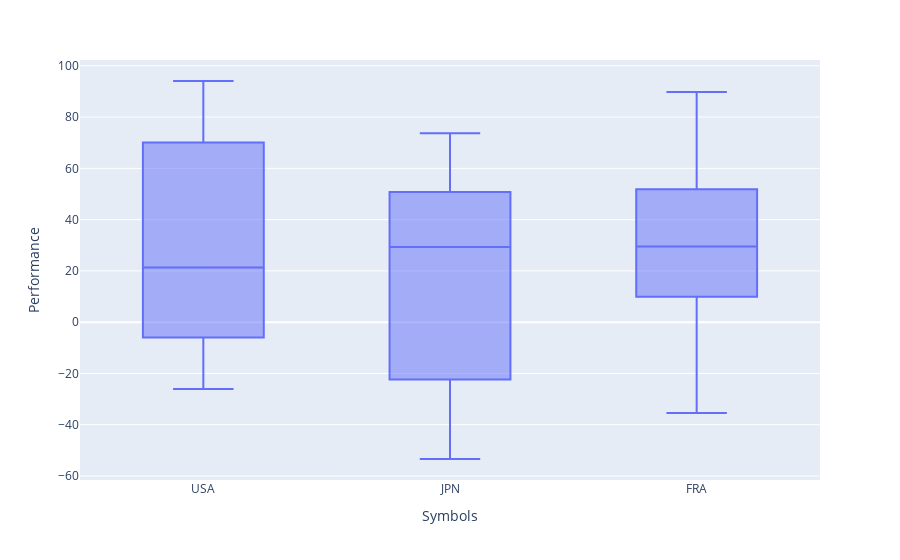

Notebook code cell kept with this figure:
### Code cell
fig= px.box(final, x="Symbols", y="Performance")
fig.write_html("Box.html")
fig.show()

### Figure 1 — Plotly figure (JSON) as saved in the notebook; plotly's stock layout.template omitted (floating-point values rounded to 4 significant figures)
{"data": [{"alignmentgroup": "True", "hovertemplate": "Symbols=%{x}<br>Performance=%{y}<extra></extra>", "legendgroup": "", "marker": {"color": "#636efa"}, "name": "", "notched": false, "offsetgroup": "", "orientation": "v", "showlegend": false, "type": "box", "x": ["USA", "USA", "USA", "USA", "USA", "USA", "USA", "USA", "USA", "USA", "JPN", "JPN", "JPN", "JPN", "JPN", "JPN", "JPN", "JPN", "JPN", "JPN", "FRA", "FRA", "FRA", "FRA", "FRA", "FRA", "FRA", "FRA", "FRA", "FRA"], "x0": " ", "xaxis": "x", "y": [0.5366, -12.55, 70.1, 14.1, 94.08, -5.957, 76.43, -26.07, 28.62, 57.29, -53.37, -21.43, 25.32, -22.36, 33.28, 50.35, 73.68, -26.56, 50.76, 61.36, -35.44, 51.81, 30.96, 47.52, 78.87, 24.61, 89.76, 9.885, -12.63, 28.03], "y0": " ", "yaxis": "y"}], "layout": {"autosize": true, "boxmode": "group", "legend": {"tracegroupgap": 0}, "margin": {"t": 60}, "xaxis": {"anchor": "y", "autorange": true, "domain": [0, 1], "range": [-0.5, 2.5], "title": {"text": "Symbols"}, "type": "category"}, "yaxis": {"anchor": "x", "autorange": true, "domain": [0, 1], "range": [-61.56, 102.3], "title": {"text": "Performance"}, "type": "linear"}}}
